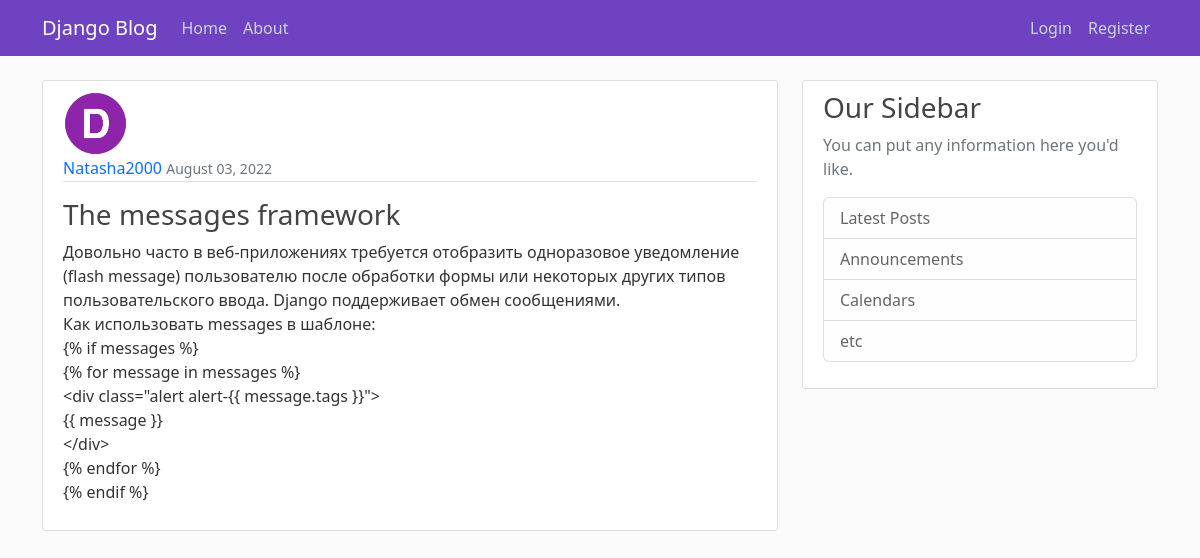
The app's page /post/8/, older data.
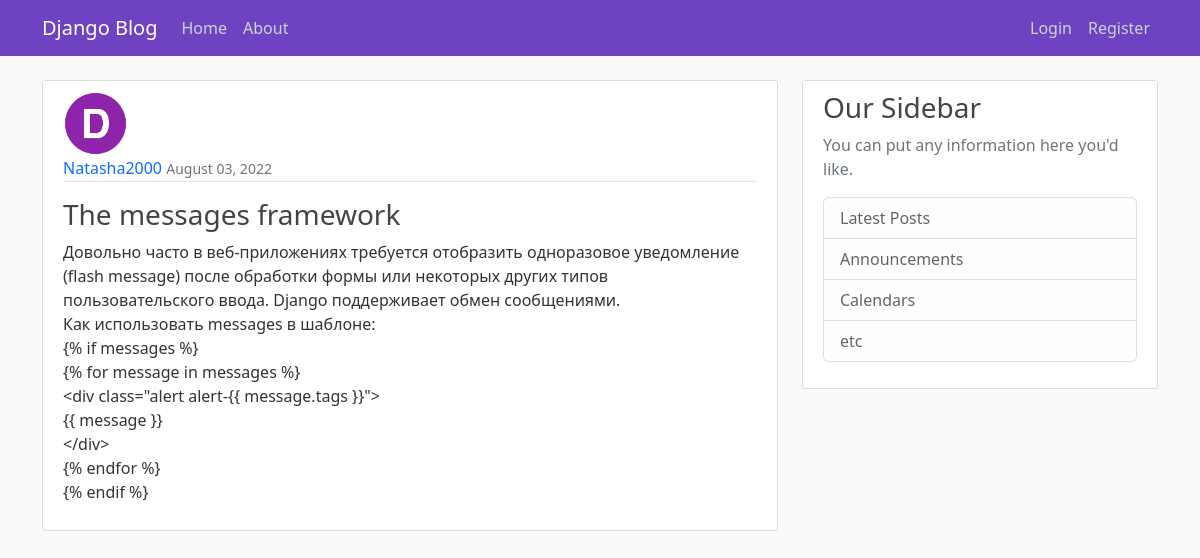
The same page, newer data.
### blog/models.py (models this page shows, shortened)
class Post(models.Model):
    title = models.CharField(max_length=100)
    content = models.TextField()
    date_posted = models.DateTimeField(default=timezone.now)
    author = models.ForeignKey(User, on_delete=models.CASCADE)

### users/models.py (models this page shows, shortened)
class Profile(models.Model):
    user = models.OneToOneField(User, on_delete=models.CASCADE)
    image = models.ImageField(default='default.jpg', upload_to='profile_pics')

### blog/views.py (the view)
# urls.py: path('post/<int:pk>/', PostDetailView.as_view(), name='post-detail'),
class PostDetailView(DetailView):
    model = Post

### blog/templates/blog/post_detail.html (shortened to what this page needs)
{% extends "blog/base.html" %}
{% block content %}
    <article class="media content-section">
      <img class="rounded-circle article-img" src="{{ object.author.profile.image.url }}">
      <div class="media-body">
        <div class="article-metadata mb-3">
          <a class="mr-2" href="#">{{ object.author }}</a>
          <small class="text-muted mb-2">{{ object.date_posted|date:"F d, Y" }}</small>
        </div>
        <h3 class="article-title">{{ object.title }}</h3>
        <p class="article-content">{{ object.content }}</p>
      </div>
    </article>
{% endblock content %}

Row changes from the older to the newer data that the page shows:
changed Post "The messages framework": content "…одноразовое уведомление (flash message) пользователю после обработки формы или…" → "…одноразовое уведомление (flash message) после обработки формы или…"
